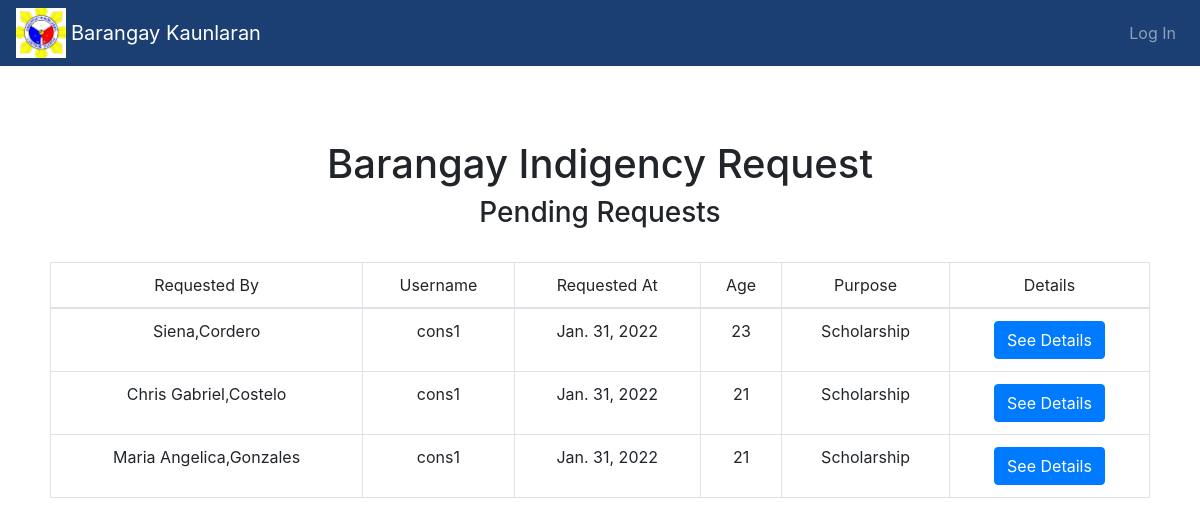
The page /staff/docu_Request/staffView_Indigency/ on the database its author committed.
### documentRequest/models.py (models this page shows, shortened)
class docType(models.Model):
    is_Pending = models.BooleanField(default=True)
    is_Done = models.BooleanField(default=False)
    class Meta:
        abstract = True

class BrgyIndigency(docType):
    first_name = models.CharField(max_length=100)
    last_name = models.CharField(max_length=100)
    middle_name = models.CharField(max_length=100)
    age = models.PositiveIntegerField()
    nationality = models.CharField(max_length=100)
    purpose = models.CharField(max_length=100)
    Address = models.CharField(max_length=255)
    email =  models.CharField(max_length=255)
    cedula = models.ImageField(null=True, blank=True, default = '#' ,upload_to="BrgyIndigencyCedula/")
    validId = models.ImageField(null=True, blank=True, default = '#' ,upload_to="BrgyIndigencyID/")
    otherDocument = models.ImageField(null=True, blank=True, default = '#' ,upload_to="BrgyIndigencyOtherDocs/")
    requested_by = models.ForeignKey(User,on_delete=models.CASCADE)
    requested_at = models.DateField(default=datetime.date.today)

### accounts/models.py (models this page shows)
class User(AbstractUser):
    is_BrgyStaff = models.BooleanField(default=False)
    is_Constituent = models.BooleanField(default=False)

### documentRequest/views.py (the view)
# urls.py: path('staffView_Indigency/',views.indigencyListView,name='indigencyStaff'),
def indigencyListView(request):
    context = {}
    context["dataset"] = BrgyIndigency.objects.filter(is_Pending=True)
    return render(request,'staffview_Indigency.html',context)

### documentRequest/templates/staffview_Indigency.html
{% extends "Staff_base.html"%}
{% load static %}
{% block content %}
    <div class="container-list" style="margin:50px 50px 50px 50px">
      <br>
      <h1 style="text-align:center">Barangay Indigency Request</h1>
      <h3 style="text-align:center">Pending Requests</h3>
      <br>
        <table class="table table-bordered text-center">
          <thead>
            <td>Requested By</td>
            <td>Username</td>
            <td>Requested At</td>
            <td>Age</td>
            <td>Purpose</td>
            <td>Details</td>
          </thead>
          <tbody>
            {%for docs in dataset%}
            <tr>
              <td>{{docs.first_name}},{{docs.last_name}}</td>
              <td>{{docs.requested_by}}</td>
              <td>{{docs.requested_at}}</td>
              <td>{{docs.age}}</td>
              <td>{{docs.purpose}}</td>
                <td><a href="{%url 'documentRequest:indigencyDetail' docs.pk%}" class="btn btn-primary">See Details</a></td>
            </tr>
              {%endfor%}
            </tbody>
          </table>
      </div>
{% endblock %}

### static/BrgySystem_WebBased/css/style.css (style rules this page uses)
h3 { margin-top: 50px; }

### rows shown on the page
BrgyIndigency: first_name "Siena", last_name "Cordero", requested_by "cons1", requested_at "Jan. 31, 2022", age "23", purpose "Scholarship"
BrgyIndigency: first_name "Chris Gabriel", last_name "Costelo", requested_by "cons1", requested_at "Jan. 31, 2022", age "21", purpose "Scholarship"
BrgyIndigency: first_name "Maria Angelica", last_name "Gonzales", requested_by "cons1", requested_at "Jan. 31, 2022", age "21", purpose "Scholarship"
